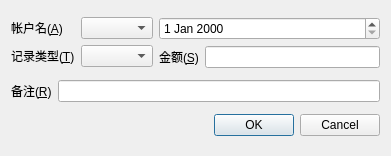
<?xml version="1.0" encoding="UTF-8"?>
<ui version="4.0">
 <class>addRecordDlg</class>
 <widget class="QDialog" name="addRecordDlg">
  <property name="geometry">
   <rect>
    <x>0</x>
    <y>0</y>
    <width>391</width>
    <height>156</height>
   </rect>
  </property>
  <property name="windowTitle">
   <string>Dialog</string>
  </property>
  <layout class="QGridLayout" name="gridLayout_2">
   <item row="0" column="0">
    <layout class="QVBoxLayout" name="verticalLayout">
     <item>
      <layout class="QHBoxLayout" name="horizontalLayout">
       <item>
        <widget class="QLabel" name="label_4">
         <property name="text">
          <string>帐户名(&amp;A)</string>
         </property>
         <property name="buddy">
          <cstring>accountName</cstring>
         </property>
        </widget>
       </item>
       <item>
        <widget class="QComboBox" name="accountName"/>
       </item>
      </layout>
     </item>
     <item>
      <layout class="QHBoxLayout" name="horizontalLayout_2">
       <item>
        <widget class="QLabel" name="label_3">
         <property name="text">
          <string>记录类型(&amp;T)</string>
         </property>
         <property name="buddy">
          <cstring>recordType</cstring>
         </property>
        </widget>
       </item>
       <item>
        <widget class="QComboBox" name="recordType"/>
       </item>
      </layout>
     </item>
    </layout>
   </item>
   <item row="0" column="1">
    <layout class="QGridLayout" name="gridLayout">
     <item row="0" column="0">
      <widget class="QDateEdit" name="date"/>
     </item>
     <item row="1" column="0">
      <layout class="QHBoxLayout" name="horizontalLayout_3">
       <item>
        <widget class="QLabel" name="label_2">
         <property name="text">
          <string>金额(&amp;S)</string>
         </property>
         <property name="buddy">
          <cstring>sum</cstring>
         </property>
        </widget>
       </item>
       <item>
        <widget class="QLineEdit" name="sum">
         <property name="toolTip">
          <string>正数为收入，负数为支出</string>
         </property>
        </widget>
       </item>
      </layout>
     </item>
    </layout>
   </item>
   <item row="1" column="0" colspan="2">
    <layout class="QHBoxLayout" name="horizontalLayout_4">
     <item>
      <widget class="QLabel" name="label">
       <property name="text">
        <string>备注(&amp;R)</string>
       </property>
       <property name="buddy">
        <cstring>remark</cstring>
       </property>
      </widget>
     </item>
     <item>
      <widget class="QLineEdit" name="remark"/>
     </item>
    </layout>
   </item>
   <item row="2" column="0" colspan="2">
    <widget class="QDialogButtonBox" name="buttonBox">
     <property name="orientation">
      <enum>Qt::Horizontal</enum>
     </property>
     <property name="standardButtons">
      <set>QDialogButtonBox::Cancel|QDialogButtonBox::Ok</set>
     </property>
    </widget>
   </item>
  </layout>
 </widget>
 <resources/>
 <connections>
  <connection>
   <sender>buttonBox</sender>
   <signal>accepted()</signal>
   <receiver>addRecordDlg</receiver>
   <slot>accept()</slot>
   <hints>
    <hint type="sourcelabel">
     <x>248</x>
     <y>254</y>
    </hint>
    <hint type="destinationlabel">
     <x>157</x>
     <y>274</y>
    </hint>
   </hints>
  </connection>
  <connection>
   <sender>buttonBox</sender>
   <signal>rejected()</signal>
   <receiver>addRecordDlg</receiver>
   <slot>reject()</slot>
   <hints>
    <hint type="sourcelabel">
     <x>316</x>
     <y>260</y>
    </hint>
    <hint type="destinationlabel">
     <x>286</x>
     <y>274</y>
    </hint>
   </hints>
  </connection>
 </connections>
</ui>
